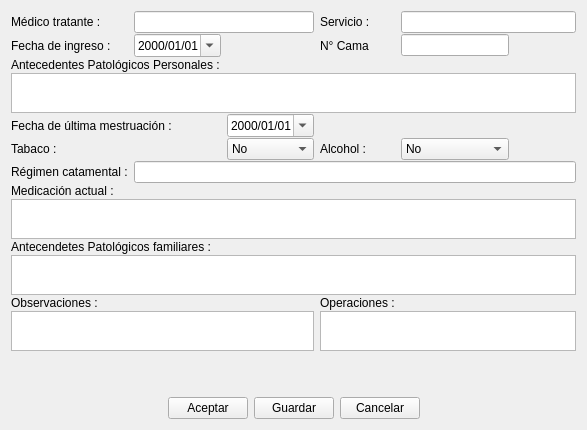
       <widget class="QWidget" name="tab_Antecedentes">
        <attribute name="title">
         <string>Antecedentes</string>
        </attribute>
        <layout class="QGridLayout" name="gridLayout_10">
         <item row="0" column="0">
          <layout class="QGridLayout" name="gridLayout">
           <property name="verticalSpacing">
            <number>1</number>
           </property>
           <item row="0" column="0">
            <widget class="QLabel" name="label_10">
             <property name="sizePolicy">
              <sizepolicy hsizetype="Fixed" vsizetype="Fixed">
               <horstretch>0</horstretch>
               <verstretch>0</verstretch>
              </sizepolicy>
             </property>
             <property name="text">
              <string>Médico tratante :</string>
             </property>
            </widget>
           </item>
           <item row="0" column="1" colspan="2">
            <widget class="QLineEdit" name="lineEdit_medico_Antecedentes"/>
           </item>
           <item row="0" column="3">
            <widget class="QLabel" name="label_13">
             <property name="sizePolicy">
              <sizepolicy hsizetype="Preferred" vsizetype="Fixed">
               <horstretch>0</horstretch>
               <verstretch>0</verstretch>
              </sizepolicy>
             </property>
             <property name="text">
              <string>Servicio :</string>
             </property>
            </widget>
           </item>
           <item row="0" column="4" colspan="2">
            <widget class="QLineEdit" name="lineEdit_servicioAntecedentes">
             <property name="sizePolicy">
              <sizepolicy hsizetype="Preferred" vsizetype="Fixed">
               <horstretch>0</horstretch>
               <verstretch>0</verstretch>
              </sizepolicy>
             </property>
            </widget>
           </item>
           <item row="1" column="0">
            <widget class="QLabel" name="label_11">
             <property name="text">
              <string>Fecha de ingreso :</string>
             </property>
            </widget>
           </item>
           <item row="1" column="1">
            <widget class="QDateEdit" name="dateEdit_FechaIngresoAntecedentes">
             <property name="displayFormat">
              <string>yyyy/MM/dd</string>
             </property>
             <property name="calendarPopup">
              <bool>true</bool>
             </property>
            </widget>
           </item>
           <item row="1" column="3">
            <widget class="QLabel" name="label_14">
             <property name="text">
              <string>N° Cama</string>
             </property>
            </widget>
           </item>
           <item row="1" column="4">
            <widget class="QLineEdit" name="lineEdit_bedNumber_antecedentes">
             <property name="sizePolicy">
              <sizepolicy hsizetype="Fixed" vsizetype="Fixed">
               <horstretch>0</horstretch>
               <verstretch>0</verstretch>
              </sizepolicy>
             </property>
            </widget>
           </item>
           <item row="2" column="0" colspan="3">
            <widget class="QLabel" name="label">
             <property name="text">
              <string>Antecedentes Patológicos Personales :</string>
             </property>
            </widget>
           </item>
           <item row="3" column="0" colspan="6">
            <widget class="QTextEdit" name="textEdit_AntecedentesPatologicosPersonales">
             <property name="sizePolicy">
              <sizepolicy hsizetype="Expanding" vsizetype="Fixed">
               <horstretch>0</horstretch>
               <verstretch>0</verstretch>
              </sizepolicy>
             </property>
             <property name="minimumSize">
              <size>
               <width>0</width>
               <height>40</height>
              </size>
             </property>
             <property name="maximumSize">
              <size>
               <width>16777215</width>
               <height>40</height>
              </size>
             </property>
            </widget>
           </item>
           <item row="4" column="0" colspan="2">
            <widget class="QLabel" name="label_3">
             <property name="text">
              <string>Fecha de última mestruación :</string>
             </property>
            </widget>
           </item>
           <item row="4" column="2">
            <widget class="QDateEdit" name="dateEdit_menstruacion">
             <property name="displayFormat">
              <string>yyyy/MM/dd</string>
             </property>
             <property name="calendarPopup">
              <bool>true</bool>
             </property>
            </widget>
           </item>
           <item row="5" column="0">
            <widget class="QLabel" name="label_5">
             <property name="text">
              <string>Tabaco :</string>
             </property>
            </widget>
           </item>
           <item row="5" column="2">
            <widget class="QComboBox" name="comboBox_tabaco">
             <property name="sizePolicy">
              <sizepolicy hsizetype="Preferred" vsizetype="Fixed">
               <horstretch>0</horstretch>
               <verstretch>0</verstretch>
              </sizepolicy>
             </property>
             <item>
              <property name="text">
               <string>No</string>
              </property>
             </item>
             <item>
              <property name="text">
               <string>Si</string>
              </property>
             </item>
            </widget>
           </item>
           <item row="5" column="3">
            <widget class="QLabel" name="label_126">
             <property name="text">
              <string>Alcohol :</string>
             </property>
            </widget>
           </item>
           <item row="5" column="4">
            <widget class="QComboBox" name="comboBox_alcohol">
             <property name="sizePolicy">
              <sizepolicy hsizetype="Preferred" vsizetype="Fixed">
               <horstretch>0</horstretch>
               <verstretch>0</verstretch>
              </sizepolicy>
             </property>
             <item>
              <property name="text">
               <string>No</string>
              </property>
             </item>
             <item>
              <property name="text">
               <string>Si</string>
              </property>
             </item>
            </widget>
           </item>
           <item row="6" column="0">
            <widget class="QLabel" name="label_4">
             <property name="text">
              <string>Régimen catamental :</string>
             </property>
            </widget>
           </item>
           <item row="6" column="1" colspan="5">
            <widget class="QLineEdit" name="lineEdit_RegimenCatamental"/>
           </item>
           <item row="7" column="0">
            <widget class="QLabel" name="label_6">
             <property name="text">
              <string>Medicación actual :</string>
             </property>
            </widget>
           </item>
           <item row="8" column="0" colspan="6">
            <widget class="QTextEdit" name="textEdit_MedicacionActual">
             <property name="minimumSize">
              <size>
               <width>0</width>
               <height>40</height>
              </size>
             </property>
             <property name="maximumSize">
              <size>
               <width>16777215</width>
               <height>40</height>
              </size>
             </property>
            </widget>
           </item>
           <item row="9" column="0" colspan="3">
            <widget class="QLabel" name="label_8">
             <property name="text">
              <string>Antecendetes Patológicos familiares :</string>
             </property>
            </widget>
           </item>
           <item row="10" column="0" colspan="6">
            <widget class="QTextEdit" name="textEdit_AntecedentesPatologicosFamiliares">
             <property name="minimumSize">
              <size>
               <width>0</width>
               <height>40</height>
              </size>
             </property>
             <property name="maximumSize">
              <size>
               <width>100000</width>
               <height>40</height>
              </size>
             </property>
            </widget>
           </item>
           <item row="11" column="0">
            <widget class="QLabel" name="label_9">
             <property name="text">
              <string>Observaciones :</string>
             </property>
            </widget>
           </item>
           <item row="11" column="3">
            <widget class="QLabel" name="label_7">
             <property name="text">
              <string>Operaciones :</string>
             </property>
            </widget>
           </item>
           <item row="12" column="0" colspan="3">
            <widget class="QTextEdit" name="textEdit_Observaciones">
             <property name="minimumSize">
              <size>
               <width>0</width>
               <height>40</height>
              </size>
             </property>
             <property name="maximumSize">
              <size>
               <width>16777215</width>
               <height>40</height>
              </size>
             </property>
            </widget>
           </item>
           <item row="12" column="3" colspan="3">
            <widget class="QTextEdit" name="textEdit_Operaciones">
             <property name="minimumSize">
              <size>
               <width>0</width>
               <height>40</height>
              </size>
             </property>
             <property name="maximumSize">
              <size>
               <width>16777215</width>
               <height>40</height>
              </size>
             </property>
            </widget>
           </item>
          </layout>
         </item>
         <item row="2" column="0">
          <layout class="QHBoxLayout" name="horizontalLayout">
           <item>
            <spacer name="horizontalSpacer_2">
             <property name="orientation">
              <enum>Qt::Horizontal</enum>
             </property>
             <property name="sizeHint" stdset="0">
              <size>
               <width>40</width>
               <height>20</height>
              </size>
             </property>
            </spacer>
           </item>
           <item>
            <widget class="QPushButton" name="pushButton_AceptAntecedentes">
             <property name="text">
              <string>Aceptar</string>
             </property>
            </widget>
           </item>
           <item>
            <widget class="QPushButton" name="pushButton_SaveAntecedentes">
             <property name="text">
              <string>Guardar</string>
             </property>
            </widget>
           </item>
           <item>
            <widget class="QPushButton" name="pushButton_CancelAntecedentes">
             <property name="text">
              <string>Cancelar</string>
             </property>
            </widget>
           </item>
           <item>
            <spacer name="horizontalSpacer_3">
             <property name="orientation">
              <enum>Qt::Horizontal</enum>
             </property>
             <property name="sizeHint" stdset="0">
              <size>
               <width>40</width>
               <height>20</height>
              </size>
             </property>
            </spacer>
           </item>
          </layout>
         </item>
         <item row="1" column="0">
          <spacer name="verticalSpacer_2">
           <property name="orientation">
            <enum>Qt::Vertical</enum>
           </property>
           <property name="sizeHint" stdset="0">
            <size>
             <width>20</width>
             <height>40</height>
            </size>
           </property>
          </spacer>
         </item>
        </layout>
       </widget>
